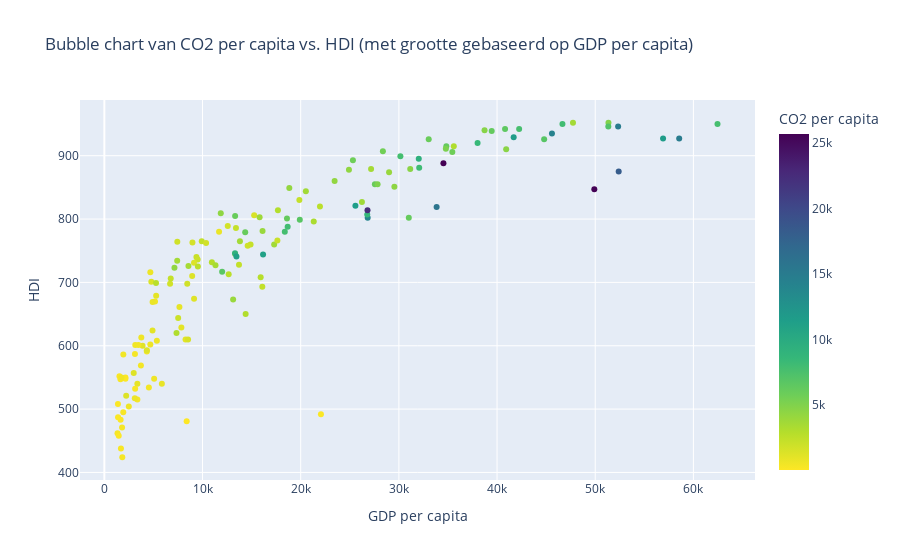

Write notebook code for a chart like this one.
### Code cell
import pandas as pd
import plotly.express as px

df = pd.read_csv('data_v7.csv', delimiter=';')

gdp_lower = df['gdp_per_capita'].quantile(0.025)
gdp_upper = df['gdp_per_capita'].quantile(0.975)
hdi_lower = df['hdi'].quantile(0.025)
hdi_upper = df['hdi'].quantile(0.975)

df_filtered = df[(df['gdp_per_capita'] >= gdp_lower) & (df['gdp_per_capita'] <= gdp_upper) & 
                 (df['hdi'] >= hdi_lower) & (df['hdi'] <= hdi_upper)]

fig = px.scatter(df_filtered, x='gdp_per_capita', y='hdi', 
                 hover_name='country',
                 color='co2_per_capita',
                 color_continuous_scale='viridis_r',
                 labels={'gdp_per_capita': 'GDP per capita', 'hdi': 'HDI', 'co2_per_capita': 'CO2 per capita'},
                 title='Bubble chart van CO2 per capita vs. HDI (met grootte gebaseerd op GDP per capita)')

fig.show()

### Figure 1 — Plotly figure (JSON) as saved in the notebook; plotly's stock layout.template omitted (floating-point values rounded to 4 significant figures; data arrays with more than 128 entries replaced by an {"elided": "..."} marker saying what was removed)
{"data": [{"hovertemplate": "<b>%{hovertext}</b><br><br>GDP per capita=%{x}<br>HDI=%{y}<br>CO2 per capita=%{marker.color}<extra></extra>", "hovertext": {"elided": "148 str values"}, "legendgroup": "", "marker": {"color": {"elided": "148 int values"}, "coloraxis": "coloraxis", "symbol": "circle"}, "mode": "markers", "name": "", "orientation": "v", "showlegend": false, "type": "scatter", "x": {"elided": "148 int values"}, "xaxis": "x", "y": {"elided": "148 int values"}, "yaxis": "y"}], "layout": {"autosize": true, "coloraxis": {"colorbar": {"title": {"text": "CO2 per capita"}}, "colorscale": [[0, "#fde725"], [0.1111, "#b5de2b"], [0.2222, "#6ece58"], [0.3333, "#35b779"], [0.4444, "#1f9e89"], [0.5556, "#26828e"], [0.6667, "#31688e"], [0.7778, "#3e4989"], [0.8889, "#482878"], [1, "#440154"]]}, "legend": {"tracegroupgap": 0}, "title": {"text": "Bubble chart van CO2 per capita vs. HDI (met grootte gebaseerd op GDP per capita)"}, "xaxis": {"anchor": "y", "autorange": true, "domain": [0, 1], "range": [-2387.0, 66180.0], "title": {"text": "GDP per capita"}, "type": "linear"}, "yaxis": {"anchor": "x", "autorange": true, "domain": [0, 1], "range": [380.4, 995.6], "title": {"text": "HDI"}, "type": "linear"}}}
